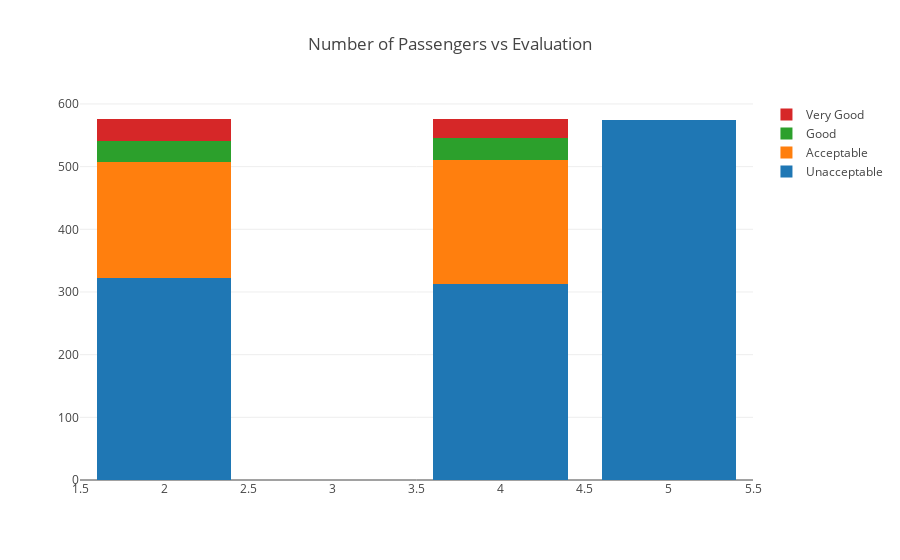

Source (notebook cell):
### Code cell
data = [
    go.Bar(
        x=a[3].index, # assign x as the dataframe column 'x'
        y=prsn['unacc'],
        name='Unacceptable'
    ),
    go.Bar(
        x=a[3].index,
        y=prsn['acc'],
        name='Acceptable'
    ),
    go.Bar(
        x=a[3].index,
        y=prsn['good'],
        name='Good'
    ),
    go.Bar(
        x=a[3].index,
        y=prsn['vgood'],
        name='Very Good'
    )

]

layout = go.Layout(
    barmode='stack',
    title='Number of Passengers vs Evaluation'
)

fig = go.Figure(data=data, layout=layout)
py.iplot(fig, filename='cars_donut')

### Figure 1 — Plotly figure (JSON) as saved in the notebook; plotly's stock layout.template omitted (floating-point values rounded to 4 significant figures)
{"data": [{"name": "Unacceptable", "type": "bar", "uid": "3ddcf1e1-71c1-45f9-b1fe-6a6fc664d827", "x": ["5", "4", "2"], "y": [575, 312, 322]}, {"name": "Acceptable", "type": "bar", "uid": "6d5c8ae3-0b3a-46e1-a547-c4e5e8e051cc", "x": ["5", "4", "2"], "y": [0, 198, 186]}, {"name": "Good", "type": "bar", "uid": "5d6988f3-f0e8-4075-8192-de6a8c7d15ba", "x": ["5", "4", "2"], "y": [0, 36, 33]}, {"name": "Very Good", "type": "bar", "uid": "69ea631c-10d9-489c-9268-600dca1da3a2", "x": ["5", "4", "2"], "y": [0, 30, 35]}], "layout": {"barmode": "stack", "title": {"text": "Number of Passengers vs Evaluation"}}}
